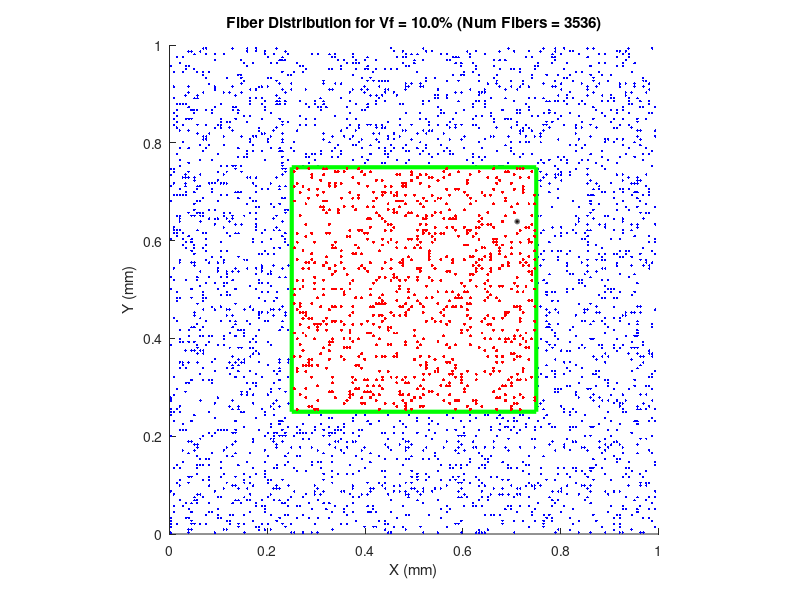
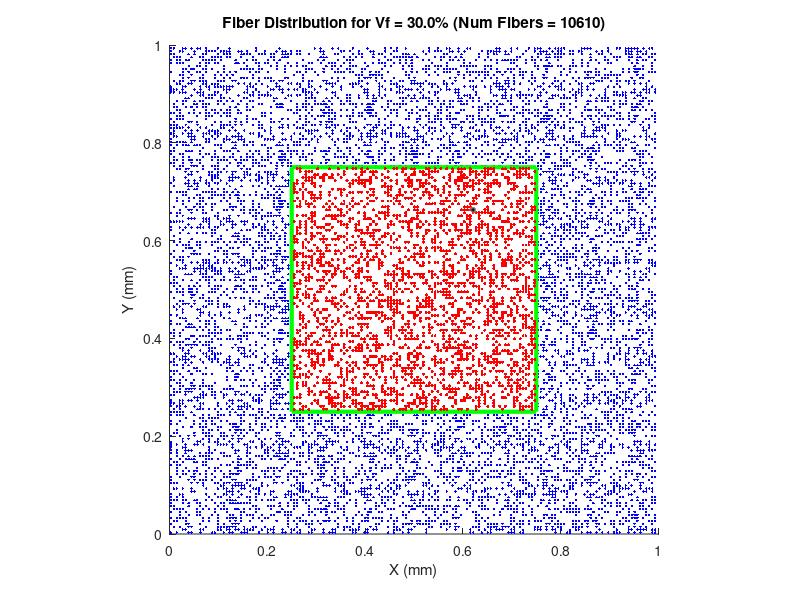
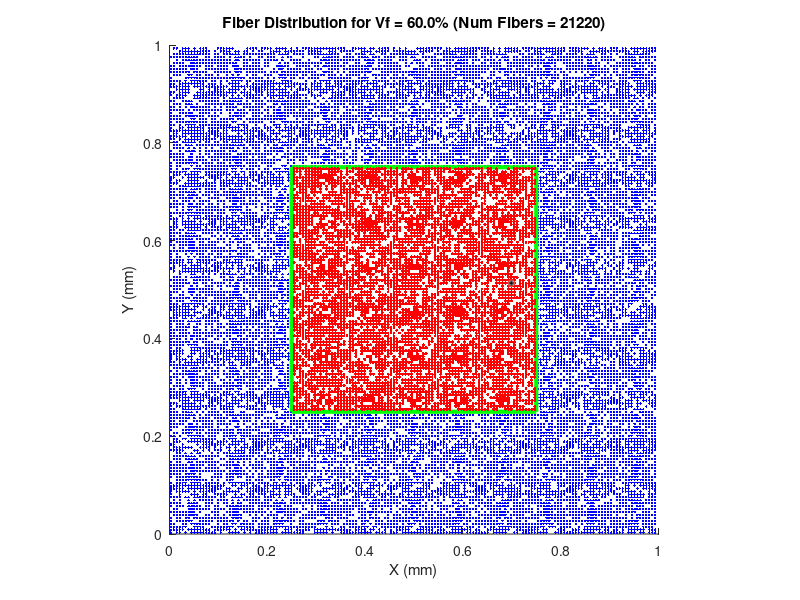

These charts were generated, in order, by the following MATLAB code:
fiber_diameter = 6e-3; % mm
block_size = 1; 
vf_values = [0.1, 0.3, 0.6]; 
fiber_radius = fiber_diameter / 2; 
central_region = [0.25, 0.75]; % Central region
cell_size = fiber_diameter; 
num_cells = floor(block_size / cell_size); % Number of cells in one direction
total_cells = num_cells^2; % Total number of grid cells

for vf = vf_values
    fiber_area = pi * (fiber_radius^2); 
    num_fibers = floor((vf * block_size^2) / fiber_area); 
    
    if num_fibers > total_cells
        error('Number of fibers exceeds available grid cells. Increase cell size or reduce Vf.');
    end

    fiber_positions = zeros(num_fibers, 2); 
    selected_cells = randperm(total_cells, num_fibers); 
    
    for i = 1:num_fibers
        idx = selected_cells(i);
        row = floor((idx - 1) / num_cells);
        col = mod((idx - 1), num_cells); 
        
        x = (col + 0.5) * cell_size;
        y = (row + 0.5) * cell_size;
        fiber_positions(i, :) = [x, y];
    end

    in_central = fiber_positions(:, 1) >= central_region(1) & fiber_positions(:, 1) <= central_region(2) & ...
                 fiber_positions(:, 2) >= central_region(1) & fiber_positions(:, 2) <= central_region(2);
    central_positions = fiber_positions(in_central, :);

    if ~isempty(central_positions)
        random_idx = randi(size(central_positions, 1));
        random_fiber = central_positions(random_idx, :);
        center_distances = sqrt((central_positions(:, 1) - random_fiber(1)).^2 + ...
                                (central_positions(:, 2) - random_fiber(2)).^2);
        edge_to_edge_distances = max(center_distances - fiber_diameter, 0);
        avg_spacing = mean(edge_to_edge_distances);
        std_spacing = std(edge_to_edge_distances);
    else
        avg_spacing = NaN;
        std_spacing = NaN;
    end

    figure;
    scatter(fiber_positions(:, 1), fiber_positions(:, 2), 3, 'b', 'filled');
    hold on;
    rectangle('Position', [central_region(1), central_region(1), 0.5, 0.5], 'EdgeColor', 'g', 'LineWidth', 3);
    scatter(central_positions(:, 1), central_positions(:, 2), 5, 'r', 'filled');
    viscircles(random_fiber, fiber_radius, 'EdgeColor', 'k', 'LineWidth', 2);
    axis equal;
    xlim([0, block_size]);
    ylim([0, block_size]);
    title(sprintf('Fiber Distribution for Vf = %.1f%% (Num Fibers = %d)', vf * 100, num_fibers));
    xlabel('X (mm)');
    ylabel('Y (mm)');

    fprintf('Vf = %.1f%%: Num Fibers = %d, Avg Spacing = %.3f mm, Std Dev = %.3f mm\n', ...
        vf * 100, num_fibers, avg_spacing, std_spacing);
end
